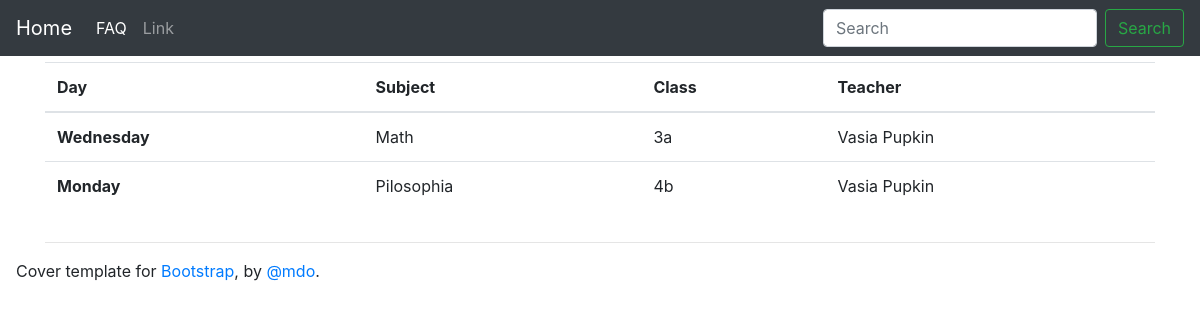
Before: /schedule/ with the older database file.
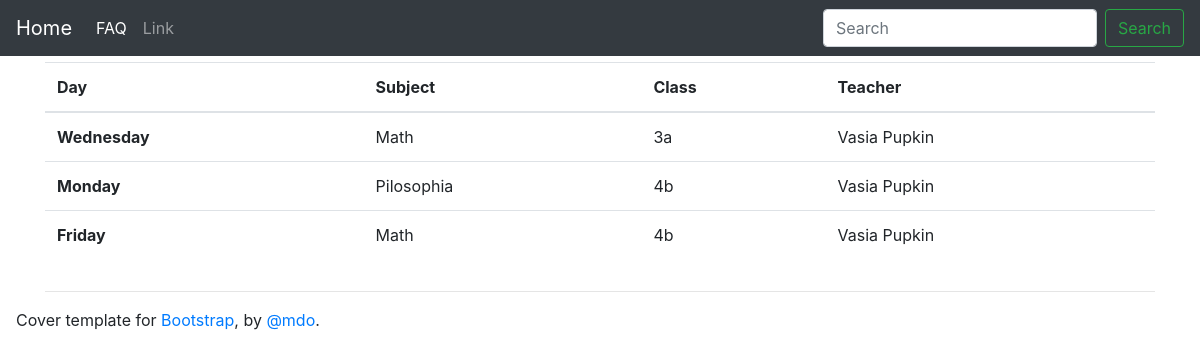
After: the same page with the newer database file.
### schedule/models.py (models this page shows)
class SheduleItem(models.Model):
    day= models.PositiveSmallIntegerField(default=0, choices=DAYS_OF_WEEK)
    even_odd= models.CharField(max_length=1, choices=EVEN_ODD, blank=True)
    teacher = models.ForeignKey(Teacher, on_delete=models.CASCADE)
    subject = models.ForeignKey(Subject, on_delete=models.CASCADE)
    grade = models.ForeignKey(Grade, on_delete=models.CASCADE)
    time = models.ForeignKey(LessonTime, on_delete=models.CASCADE)
    room = models.ForeignKey(ClassRoom, on_delete=models.CASCADE)
    def __str__(self):
        return DAYS_OF_WEEK[int(self.day)][1]

class Subject(models.Model):
    name = models.CharField(max_length=30)
    description = models.TextField()
    def __str__(self):
        return self.name

class Grade(models.Model):
    name = models.CharField(max_length=3)
    def __str__(self):
        return self.name

class Teacher(models.Model):
    name = models.CharField(max_length=30)
    surname = models.CharField(max_length=30)
    description = models.TextField()
    subject = models.ForeignKey(Subject, on_delete=models.CASCADE)
    onDuty = models.BooleanField(default = True)
    def __str__(self):
        return self.name + ' '+ self.surname

### schedule/views.py (the view)
class ScheduleView (ListView):
    model = SheduleItem
    template_name = 'schedule/index.html'
    context_object_name = 'schedules'

### schedule/templates/schedule/index.html (shortened to what this page needs)
{% extends 'app/base.html' %}
{% block header %}
    <nav class="navbar navbar-expand-md navbar-dark fixed-top bg-dark">
        <a class="navbar-brand" href="{% url 'home' %}">Home</a>
        <div class="collapse navbar-collapse" id="navbarsExampleDefault">
          <ul class="navbar-nav mr-auto">
            <li class="nav-item active">
              <a class="nav-link" href="#">FAQ <span class="sr-only">(current)</span></a>
            </li>
            <li class="nav-item">
              <a class="nav-link" href="#">Link</a>
            </li>
          </ul>
          <form class="form-inline my-2 my-lg-0">
            <input class="form-control mr-sm-2" type="text" placeholder="Search" aria-label="Search">
            <button class="btn btn-outline-success my-2 my-sm-0" type="submit">Search</button>
          </form>
        </div>
      </nav>
{% endblock %}
{% block page %}
    <main role="main">
        <div class="container">
          <div class="row">
            <div class="col-md-12">
              <h2>Week schedule</h2>
              <div class="table-responsive">
                    <table class="table">
                        <thead>
                            <tr>
                                <th scope="col">Day</th>
                                <th scope="col">Subject</th>
                                <th scope="col">Class</th>
                                <th scope="col">Teacher</th>
                            </tr>
                        </thead>
                        <tbody>
                            {% for schedule in schedules %}
                                <tr>
                                    <th scope="row">{{schedule}}</th>
                                    <td>{{schedule.subject}}</td>
                                    <td>{{schedule.grade}}</td>
                                    <td>{{schedule.teacher}}</td>
                                </tr>
                            {% endfor %}
                        </tbody>
                    </table>
                  </div>
            </div>
          </div>
          <hr>
        </div>
    </main>
{% endblock %}

### app/templates/app/base.html (shortened to what this page needs)
{% load staticfiles %}
<!DOCTYPE html>
<html lang="en">
    <head>
        <link rel="stylesheet" href="https://maxcdn.bootstrapcdn.com/bootstrap/4.0.0/css/bootstrap.min.css">
    </head>
    <body class="{{body_class}}">
        <div class="cover-container d-flex h-100 p-3 mx-auto flex-column">
            {% block header %}{% endblock %}
            {% block page %}{% endblock %}
            <footer class="mastfoot mt-auto">
                <div class="inner">
                    <p>Cover template for <a href="https://getbootstrap.com/">Bootstrap</a>, by <a href="https://twitter.com/mdo">@mdo</a>.</p>
                </div>
            </footer>
        </div>
    </body>
</html>

Changed rows visible on the page:
added SheduleItem: day "Friday", subject "Math", grade "4b", teacher "Vasia Pupkin"
